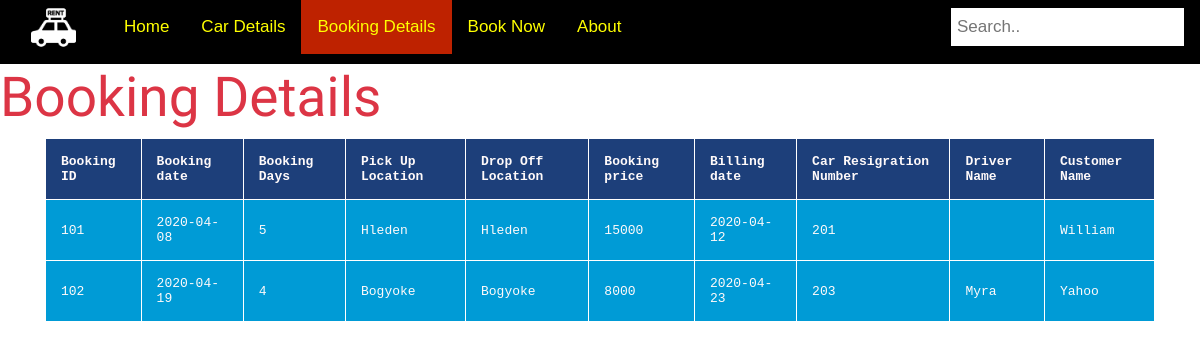
Page /bookpage.php on the committed database.
### tables this page shows
CREATE TABLE Booking
(
  book_id INT(10) NOT NULL,
  bill_amount INT NOT NULL,
  book_date DATE NOT NULL,
  book_days INT NOT NULL,
  pick_up VARCHAR(225) NOT NULL,
  drop_off VARCHAR(225) NOT NULL,
  billing_date DATE NOT NULL,
  customer_id INT(10) NOT NULL,
  driver_id INT(10) NULL,
  registration_number INT(30) NOT NULL,
  PRIMARY KEY (book_id),
  FOREIGN KEY (customer_id) REFERENCES Customer(customer_id),
  FOREIGN KEY (driver_id) REFERENCES Driver(driver_id),
  FOREIGN KEY (registration_number) REFERENCES Car(registration_number)

);

CREATE TABLE Car
(
  maintenance_date DATE NOT NULL,
  registration_number INT(30) NOT NULL,
  work_done VARCHAR(30) NOT NULL,
  oneday_price INT(20) NOT NULL, 
  date_work_done DATE NOT NULL,
  type_id INT(15) NOT NULL,
  Garage_id INT(30) NOT NULL,
  PRIMARY KEY (registration_number),
  FOREIGN KEY (type_id) REFERENCES CarType(type_id),
  FOREIGN KEY (Garage_id) REFERENCES Garage(Garage_id)
);

CREATE TABLE Customer
(
  customer_id INT(10) NOT NULL,
  name VARCHAR(30) NOT NULL,
  phone_number CHAR(15) NOT NULL,
  address VARCHAR(225) NOT NULL,
  email VARCHAR(225) NOT NULL,
  PRIMARY KEY (customer_id)
);

CREATE TABLE Driver
(
  driver_id INT(10) NOT NULL,
  dname VARCHAR(30) NOT NULL,
  dphone_number CHAR(15) NOT NULL,
  demail VARCHAR(225) NOT NULL,
  daddress VARCHAR(225) NOT NULL,
  PRIMARY KEY (driver_id)
  );

### bookpage.php (the view, shortened to what this page needs)
<html>
<head>
  <link rel="stylesheet" href="https://maxcdn.bootstrapcdn.com/bootstrap/4.4.1/css/bootstrap.min.css">
<div class="topnav">
  <div class="container-fluid">
    <div class="container-header" >
      <a class="navbar-brand" href="Home.php" style="padding-top:5px">
      <img src="rental.png" alt="Logo" style="width:45px">
</a>
</div>
</div>
  <a href="Home.php">Home</a>
  <a href="a4.php">Car Details </a>
   <a class="active" href="bookpage.php">Booking Details</a>
   <a href="rental.php">Book Now</a>
   <a href="https://docs.google.com/document/d/1hzsN-suW5oQsNF2Qf4G9tBy6YbgypinADazERuzflyI/edit?usp=sharing"></i>About</a></li>
  <input type="text" placeholder="Search..">
</div>
<h1 class = "text-danger"> Booking Details </h1>
</head>
<body>
<div class="container">
<?php
$servername = "myras-macbook-pro.local";
$username = "root";
$password = "";
$dbname = "Car_Rental";
$conn = new mysqli($servername, $username, $password, $dbname);
$sql = "SELECT * from Booking a left join Car b on a.registration_number = b.registration_number left join Driver c on a.driver_id = c.driver_id left Join Customer d on a.customer_id = d.customer_id";
$result = $conn->query($sql);
if ($result && $result->num_rows > 0)
{
	echo '<table table-hover>';
	echo '<tr bgcolor=#1D3F7A>
	<th>Booking ID</th>
  <th>Booking date</th>
  <th>Booking Days</th>
  <th>Pick Up Location</th>
	<th>Drop Off Location</th>
  <th>Booking price</th>
  <th>Billing date</th>
  <th>Car Resigration Number</th>
  <th>Driver Name</th>
  <th>Customer Name</th>
    </tr>';
    while($row = $result->fetch_assoc()) {
    	echo '<tr bgcolor=#009BD6>';
    	echo '<td>'.$row["book_id"]. '</td>';
      echo '<td>'.$row["book_date"]. '</td>';
      echo '<td>'.$row["book_days"]. '</td>';
      echo '<td>'.$row["pick_up"]. '</td>';
      echo '<td>'.$row["drop_off"]. '</td>';
      echo '<td>'.$row["bill_amount"]. '</td>';
      echo '<td>'.$row["billing_date"]. '</td>';
      echo '<td>'.$row["registration_number"].'</td>';
      echo '<td>'.$row["dname"]. '</td>';
      echo '<td>'.$row["name"]. '</td>';
      echo'</tr>';
    }
    echo '</table></br>';
}
 else {
    echo "0 results";
}
?>
</body>
</html>

### bookpage.php (style rules this page uses)
table, th, td { border: 1px solid white; }
th, td { padding:15px; text-align:left; font-family: "Lucida Console", Monaco, monospace; font-size:13px; color: snow; }
* { box-sizing: border-box; }
body { margin: 0; font-family: Arial, Helvetica, sans-serif; }
.topnav { overflow: hidden; background-color: #000000; }
.topnav a { float: left; display: block; color: yellow; text-align: center; padding: 14px 16px; text-decoration: none; font-size: 17px; }
.topnav a.active { background-color: #BE2200; color: yellow; }
.topnav input[type=text] { float: right; padding: 6px; margin-top: 8px; margin-right: 16px; border: none; font-size: 17px; }
h1 { font-family: 'Atomic Age'; font-size: 55px; }

### rows in the picture
booking: book_id "101", book_date "2020-04-08", book_days "5", pick_up "Hleden", drop_off "Hleden", bill_amount "15000", billing_date "2020-04-12", registration_number.registration_number "201", customer.name "William"
booking: book_id "102", book_date "2020-04-19", book_days "4", pick_up "Bogyoke", drop_off "Bogyoke", bill_amount "8000", billing_date "2020-04-23", registration_number.registration_number "203", driver.dname "Myra", customer.name "Yahoo"
